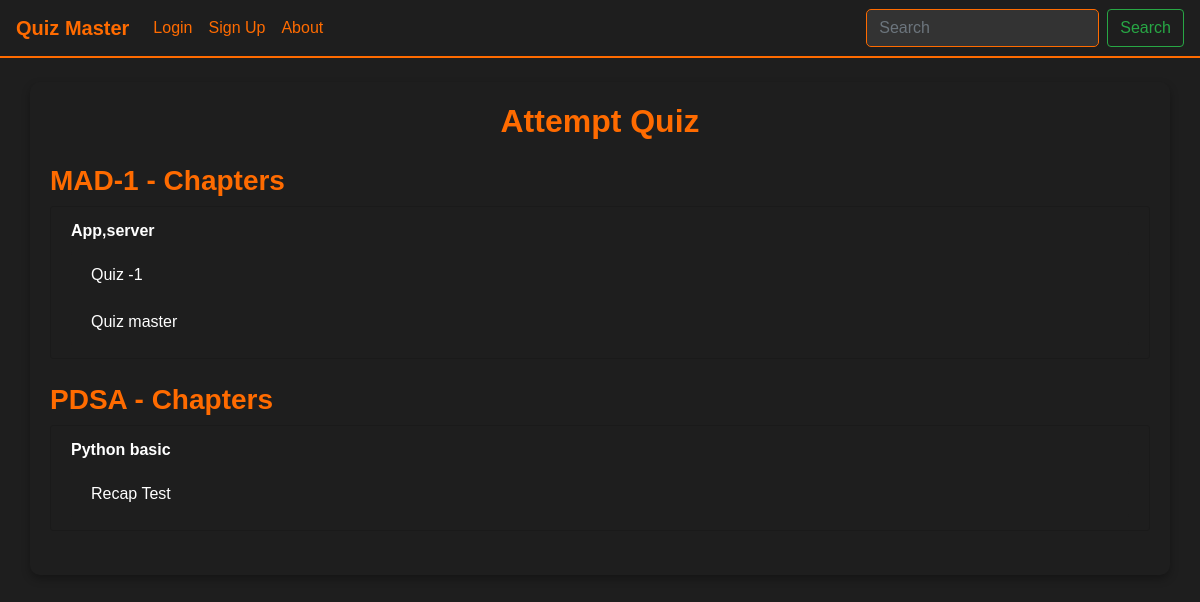
Screenshot of /attempt_quiz with the database file from the repository.
### models.py (models this page shows)
class subjects(db.Model):
    id = db.Column(db.Integer, primary_key=True)
    name = db.Column(db.String(80),nullable=False)

class chapters(db.Model):
    id = db.Column(db.Integer, primary_key=True)
    name = db.Column(db.String(100), nullable=False)
    subject_id = db.Column(db.Integer, db.ForeignKey('subjects.id'), nullable=False)
    sub=db.relationship('subjects',backref='chapters')

class quizs(db.Model):
    id = db.Column(db.Integer, primary_key=True)
    name = db.Column(db.String(80), unique=True, nullable=False)
    chapter_id = db.Column(db.Integer, db.ForeignKey('chapters.id'), nullable=False)
    subject_id = db.Column(db.Integer, db.ForeignKey('subjects.id'), nullable=False)
    time_limit = db.Column(db.Integer, nullable=False)
    subject = db.relationship('subjects', backref=db.backref('quizs'))
    chapter = db.relationship('chapters', backref=db.backref('quizs'))
    chapter = db.relationship('chapters', backref=db.backref('quizs'))

### controller/routes.py (the view)
@app.route('/attempt_quiz', methods=['GET', 'POST'])
def attempt_quiz():
    all_subjects = subjects.query.all()  # Avoid conflict by renaming variable
    selected_subject_id = request.args.get('subject_id', type=int)
    selected_chapter_id = request.args.get('chapter_id', type=int)
    filtered_chapters = []
    filtered_quizs = []
    if selected_subject_id:
        filtered_chapters = chapters.query.filter_by(subject_id=selected_subject_id).all()
    if selected_chapter_id:
        filtered_quizs = quizs.query.filter_by(chapter_id=selected_chapter_id).all()
    return render_template(
        'attempt_quiz.html',
        subjects=all_subjects,  # Using renamed variable
        chapters=filtered_chapters,
        quizs=filtered_quizs,
        selected_subject_id=selected_subject_id,
        selected_chapter_id=selected_chapter_id
    )

### templates/attempt_quiz.html
{% extends 'base.html' %}
{% block content %}
<div class="container mt-4">
    <h2 class="text-center mb-4">Attempt Quiz</h2>
    {% for subject in subjects %}
    <div class="mb-4">
        <h3>{{ subject.name }} - Chapters</h3>
        <ul class="list-group">
            {% for chapter_name, chapter_group in subject.chapters|groupby('name') %}
            <li class="list-group-item "style="background-color: #1e1e1e">
                <strong>{{ chapter_name }}</strong>
                <ul class="list-unstyled mt-2">
                    {% for chapter in chapter_group %}
                        {% for quiz in chapter.quizs %}
                        <li class="list-group-item" style="background-color: #1e1e1e; color: white; border: none;">
                            <a href="{{ url_for('start_quiz', quiz_id=quiz.id) }}" class="text-decoration-none"style="color: white;">
                                {{ quiz.name }}
                            </a>
                        </li>
                        {% endfor %}
                    {% endfor %}
                </ul>
            </li>
            {% endfor %}
        </ul>
    </div>
    {% endfor %}
</div>
{% endblock %}

### static/style.css (style rules this page uses)
body { font-family: 'Arial', sans-serif; background-color: #1e1e1e; color: #ffffff; }
.container { margin-top: 20px; padding: 20px; background: #1e1e1e; border-radius: 10px; box-shadow: 0 4px 8px rgba(0, 0, 0, 0.3); }
h1, h2, h3 { font-weight: bold; color: #ff6b00; }

### rows the page displays
subjects: name "MAD-1"
chapters: name "App,server"
quizs: name "Quiz -1"
quizs: name "Quiz master"
subjects: name "PDSA"
chapters: name "Python basic"
quizs: name "Recap Test"
